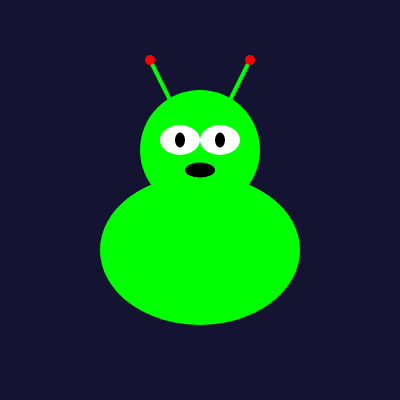
Frame 1 (no input)
Frame 60 (no input): identical to frame 1, image omitted
Frame 120 (the mouse pressed at the canvas centre since frame 60): identical to frame 1, image omitted

The p5.js sketch that drew this single still picture (run headless with seeded random() and noise() and a simulated clock; from frame 60 on, the mouse is pressed at the canvas centre):

// p5.js sketch
// ── sketch.js
function setup() {
  createCanvas(400, 400);
  background(20, 20, 50); // dark space background
  noStroke();
}

function draw() {
  background(20, 20, 50);
  
  // Alien body
  fill(0, 255, 0);
  ellipse(200, 250, 200, 150);

  // Alien head
  ellipse(200, 150, 120, 120);
  
  // Eyes
  fill(255);
  ellipse(180, 140, 40, 30);
  ellipse(220, 140, 40, 30);
  
  // Pupils
  fill(0);
  ellipse(180, 140, 10, 15);
  ellipse(220, 140, 10, 15);
  
  // Antennas
  stroke(0, 255, 0);
  strokeWeight(4);
  line(170, 100, 150, 60);
  line(230, 100, 250, 60);
  
  // Antenna balls
  noStroke();
  fill(255, 0, 0);
  ellipse(150, 60, 10, 10);
  ellipse(250, 60, 10, 10);
  
  // Mouth
  fill(0);
  ellipse(200, 170, 30, 15);

}
